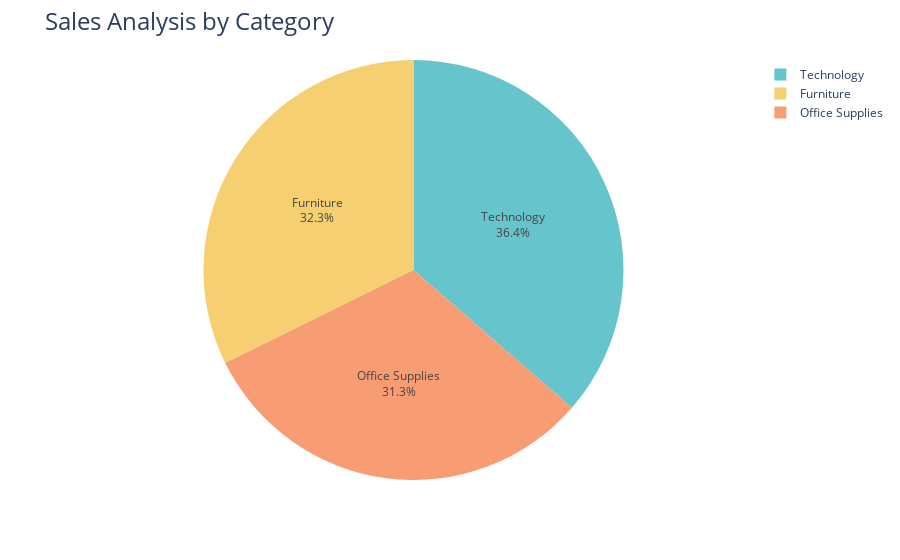

Write notebook code for a chart like this one.
### Code cell
fig = px.pie(sales_by_category, 
             values='Sales', 
             names='Category', 
             #hole=0.2, 
             color_discrete_sequence=px.colors.qualitative.Pastel)

 # to add text inside the chart
fig.update_traces(textposition='inside', textinfo='percent+label') 


fig.update_layout(title_text='Sales Analysis by Category', title_font=dict(size=24))

### Figure 1 — Plotly figure (JSON) as saved in the notebook; plotly's stock layout.template omitted (floating-point values rounded to 4 significant figures)
{"data": [{"domain": {"x": [0, 1], "y": [0, 1]}, "hovertemplate": "Category=%{label}<br>Sales=%{value}<extra></extra>", "labels": ["Furniture", "Office Supplies", "Technology"], "legendgroup": "", "name": "", "showlegend": true, "textinfo": "percent+label", "textposition": "inside", "type": "pie", "values": [742000.0, 719000.0, 836200.0]}], "layout": {"legend": {"tracegroupgap": 0}, "margin": {"t": 60}, "piecolorway": ["rgb(102, 197, 204)", "rgb(246, 207, 113)", "rgb(248, 156, 116)", "rgb(220, 176, 242)", "rgb(135, 197, 95)", "rgb(158, 185, 243)", "rgb(254, 136, 177)", "rgb(201, 219, 116)", "rgb(139, 224, 164)", "rgb(180, 151, 231)", "rgb(179, 179, 179)"], "title": {"font": {"size": 24}, "text": "Sales Analysis by Category"}}}
